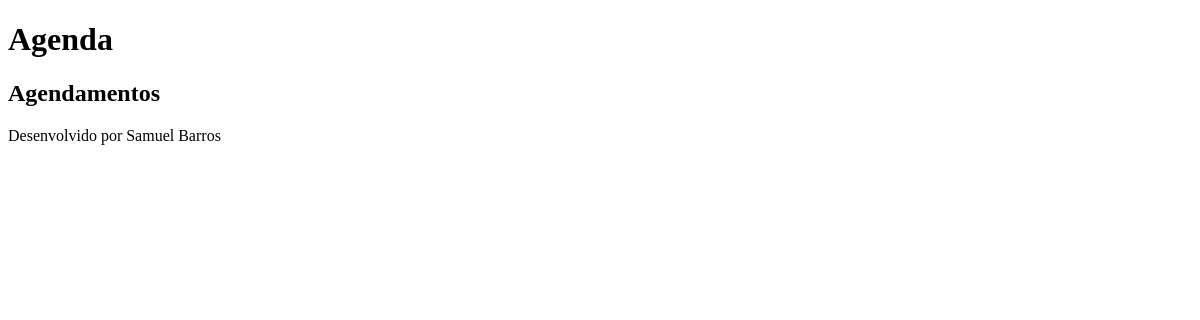
Before: /agenda/ with the older database file.
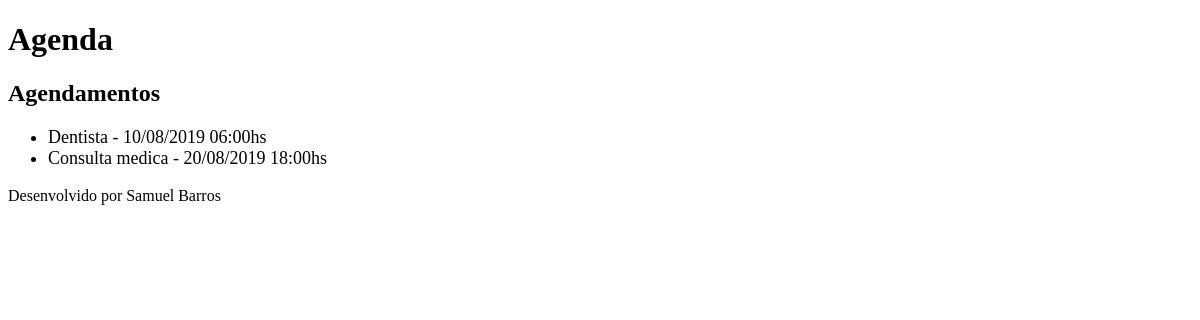
After: the same page with the newer database file.
### core/models.py (models this page shows, shortened)
class Evento(models.Model):
    titulo = models.CharField(max_length=100)
    descricao = models.TextField(blank = True, null=True)
    data_evento = models.DateTimeField(verbose_name= 'Data do Evento')
    data_criacao = models.DateTimeField(auto_now = True, verbose_name= 'Data de Criação')
    usuario = models.ForeignKey(User, on_delete=models.CASCADE) #se o usuario for excluido, todos os seus eventos tbm serao
    class Meta:
        db_table = 'evento'
    def get_data_evento(self):
        return self.data_evento.strftime('%d/%m/%Y %H:%Mhs')

### core/views.py (the view)
# urls.py: path('agenda/', views.lista_eventos),
def lista_eventos(request):
    usuario = request.user
    evento = Evento.objects.all() #filter(usuario=usuario)
    dados = {'eventos': evento}
    return render(request, 'agenda.html', dados)

### templates/agenda.html
{% extends "model-page.html" %}
{% block content %}
    <h2>Agendamentos</h2>
    <ul style="font-size:18px ">
        {% for evento in eventos %}
            <li>{{evento.titulo}} - {{evento.get_data_evento}} </li>
        {% endfor %}
    </ul>
{% endblock %}

### templates/model-page.html
<!DOCTYPE html>
<html lang="en">
<head>
    {% include "model-header.html" %}
</head>
<body>
    {% block content %} {% endblock %}
    {% include "model-footer.html" %}
</body>
</html>

### templates/model-header.html (shortened to what this page needs)
<h1>Agenda</h1>

### templates/model-footer.html
<p>Desenvolvido por Samuel Barros</p>

Changed rows visible on the page:
added Evento: titulo "Dentista", get_data_evento "10/08/2019 06:00hs"
added Evento: titulo "Consulta medica", get_data_evento "20/08/2019 18:00hs"
